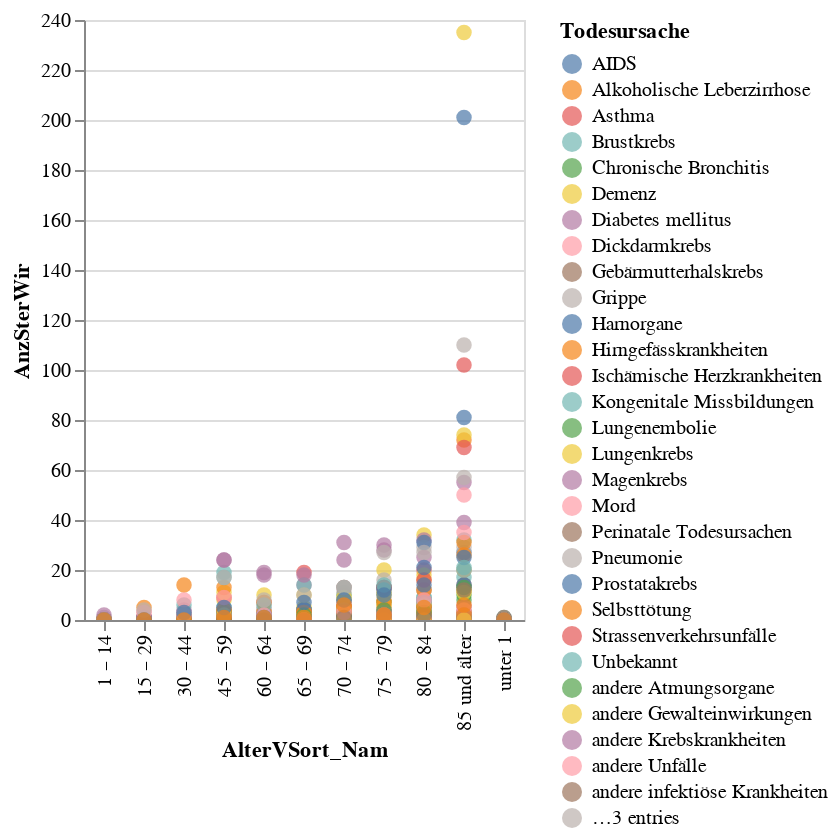

Here is the notebook cell this chart was saved with:
### Code cell
alt.Chart(mySelYears).mark_circle(size=60).encode(
    x='AlterVSort_Nam',
    y='AnzSterWir',
    color='Todesursache',
    tooltip=['AlterVSort_Nam','AnzSterWir']
).interactive() # this makes the axes interactive: now you can zoom & pan

### Figure 1 — Vega-Lite specification as saved in the notebook (floating-point values rounded to 4 significant figures; data arrays with more than 128 entries replaced by an {"elided": "..."} marker saying what was removed)
{"config": {"view": {"continuousWidth": 400, "continuousHeight": 300}}, "data": {"name": "data-d9ab4f048823404fb122e7de176c53a1"}, "mark": {"type": "circle", "size": 60}, "encoding": {"color": {"type": "nominal", "field": "Todesursache"}, "tooltip": [{"type": "nominal", "field": "AlterVSort_Nam"}, {"type": "quantitative", "field": "AnzSterWir"}], "x": {"type": "nominal", "field": "AlterVSort_Nam"}, "y": {"type": "quantitative", "field": "AnzSterWir"}}, "selection": {"selector003": {"type": "interval", "bind": "scales", "encodings": ["x", "y"]}}, "$schema": "https://vega.github.io/schema/vega-lite/v4.8.1.json", "datasets": {"data-d9ab4f048823404fb122e7de176c53a1": {"elided": "660 records"}}}
